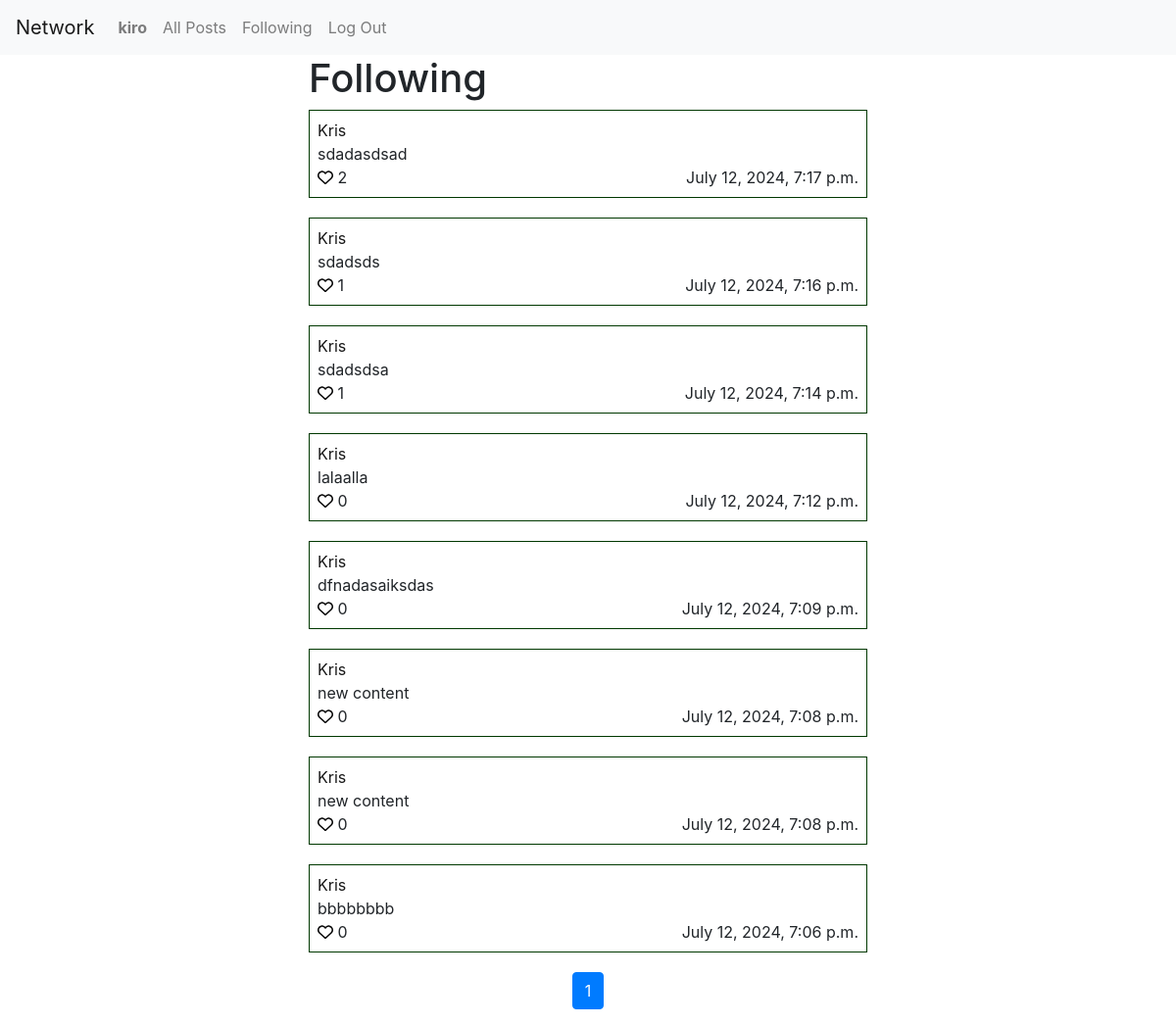
The app's page /following (signed in), older data.
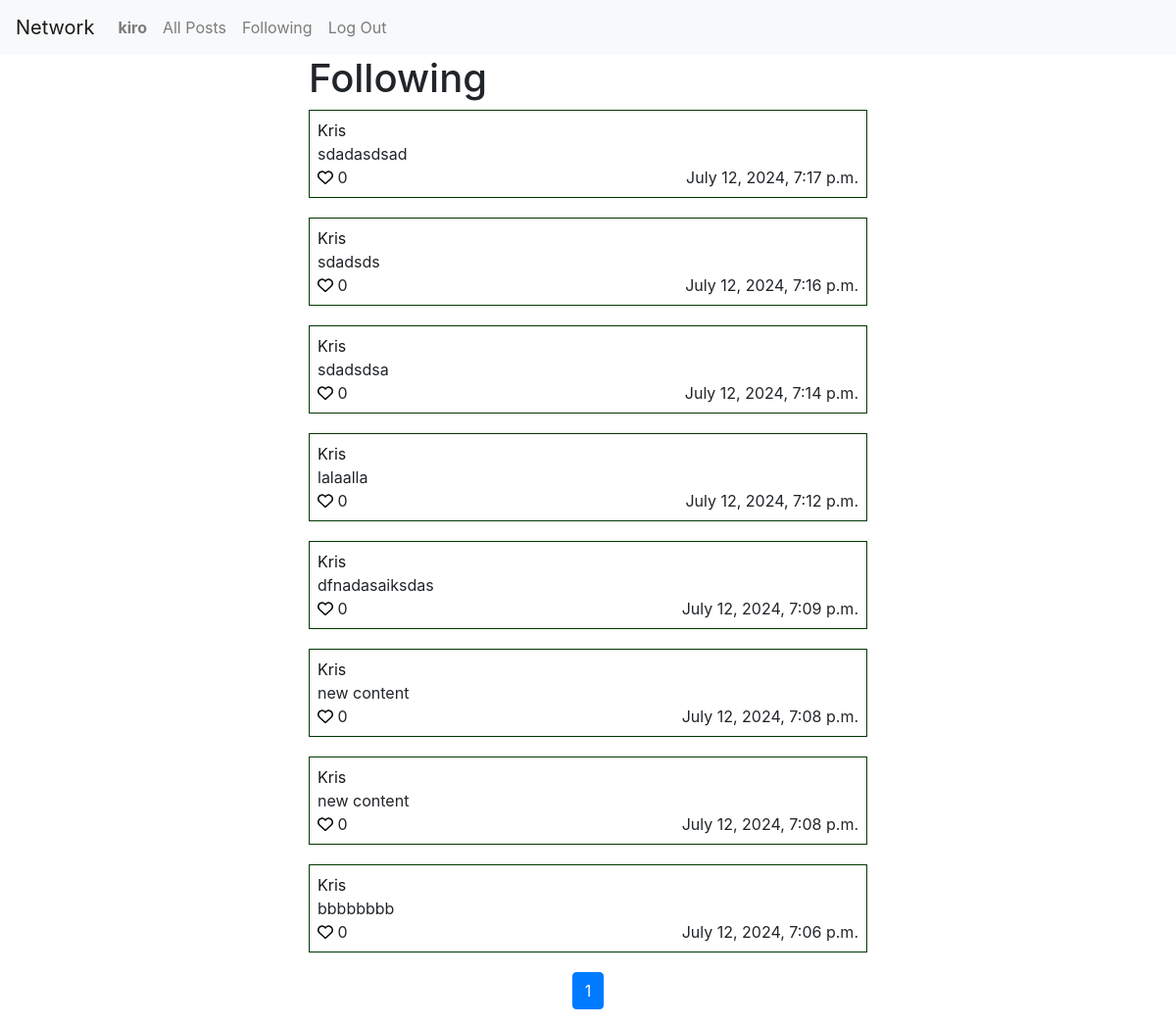
The same page, newer data.
### network/models.py (models this page shows)
class Post(models.Model):
    user = models.ForeignKey(User, on_delete=models.CASCADE, related_name="posts")
    body = models.TextField(max_length=1024)
    created_at = models.DateTimeField(auto_now_add=True)
    likes = models.IntegerField(default=0)

class User(AbstractUser):
    pass

### network/views.py (the view)
# urls.py: path("following", views.following, name="following"),
@login_required
def following(request):
    following_users = request.user.following.values_list('followed', flat=True)
    posts = Post.objects.filter(user__in=following_users).order_by("-created_at")
    paginator = Paginator(posts, 10)
    page_number = request.GET.get('page')
    page_obj = paginator.get_page(page_number)
    return render(request, "network/following.html", {
        "page_obj": page_obj
    })

### network/templates/network/following.html (shortened to what this page needs)
{% extends "network/layout.html" %} {% load static %} {% block body %}
<div class="container">
  <h1>Following</h1>
  {% for post in page_obj %}
    <div class="post" data-post-id="{{ post.id }}" data-post-likes="{{ post.likes }}">
      <a href="{% url 'profile' post.user.id %}">
        <p>{{ post.user|capfirst }}</p>
      </a>
      <p>{{ post.body }}</p>
      <div class="d-flex justify-content-between">
      <div>
        {% if post.id in liked_posts %}
          <button class="unlike-post unlike-post-{{ post.id }}" data-post-id="{{ post.id }}">
            <svg class="mb-1" xmlns="http://www.w3.org/2000/svg" width="16" height="16" viewBox="0 0 512 512" fill="red">
              <path
                d="M47.6 300.4L228.3 469.1c7.5 7 17.4 10.9 27.7 10.9s20.2-3.9 27.7-10.9L464.4 300.4c30.4-28.3 47.6-68 47.6-109.5v-5.8c0-69.9-50.5-129.5-119.4-141C347 36.5 300.6 51.4 268 84L256 96 244 84c-32.6-32.6-79-47.5-124.6-39.9C50.5 55.6 0 115.2 0 185.1v5.8c0 41.5 17.2 81.2 47.6 109.5z"
              />
            </svg>
          </button>
          <button class="like-post like-post-{{ post.id }} d-none" data-post-id="{{ post.id }}">
            <svg class="mb-1" xmlns="http://www.w3.org/2000/svg" width="16" height="16" viewBox="0 0 512 512">
              <path
                d="M225.8 468.2l-2.5-2.3L48.1 303.2C17.4 274.7 0 234.7 0 192.8l0-3.3c0-70.4 50-130.8 119.2-144C158.6 37.9 198.9 47 231 69.6c9 6.4 17.4 13.8 25 22.3c4.2-4.8 8.7-9.2 13.5-13.3c3.7-3.2 7.5-6.2 11.5-9c0 0 0 0 0 0C313.1 47 353.4 37.9 392.8 45.4C462 58.6 512 119.1 512 189.5l0 3.3c0 41.9-17.4 81.9-48.1 110.4L288.7 465.9l-2.5 2.3c-8.2 7.6-19 11.9-30.2 11.9s-22-4.2-30.2-11.9zM239.1 145c-.4-.3-.7-.7-1-1.1l-17.8-20-.1-.1s0 0 0 0c-23.1-25.9-58-37.7-92-31.2C81.6 101.5 48 142.1 48 189.5l0 3.3c0 28.5 11.9 55.8 32.8 75.2L256 430.7 431.2 268c20.9-19.4 32.8-46.7 32.8-75.2l0-3.3c0-47.3-33.6-88-80.1-96.9c-34-6.5-69 5.4-92 31.2c0 0 0 0-.1 .1s0 0-.1 .1l-17.8 20c-.3 .4-.7 .7-1 1.1c-4.5 4.5-10.6 7-16.9 7s-12.4-2.5-16.9-7z"
              />
            </svg>
          </button>
        {% else %}
          <button class="like-post like-post-{{ post.id }}" data-post-id="{{ post.id }}">
          </button>
        {% endif %}
        <span class="post-likes">{{ post.likes }}</span>
      </div>
      <span>{{ post.created_at }}</span>
    </div>
    </div>
  {% endfor %}
  <nav aria-label="Page navigation">
    <ul class="pagination justify-content-center">
      {% for num in page_obj.paginator.page_range %}
      {% if page_obj.number == num %}
      <li class="page-item active"><span class="page-link">{{ num }}</span></li>
      {% elif num > page_obj.number|add:'-3' and num < page_obj.number|add:'3' %}
      <li class="page-item"><a class="page-link" href="?page={{ num }}">{{ num }}</a></li>
      {% endif %}
      {% endfor %}
    </ul>
  </nav>
</div>
{% endblock %}

Row changes from the older to the newer data that the page shows:
changed Post "sdadasdsad": likes "2" → "0"
changed Post "sdadsds": likes "1" → "0"
changed Post "sdadsdsa": likes "1" → "0"
